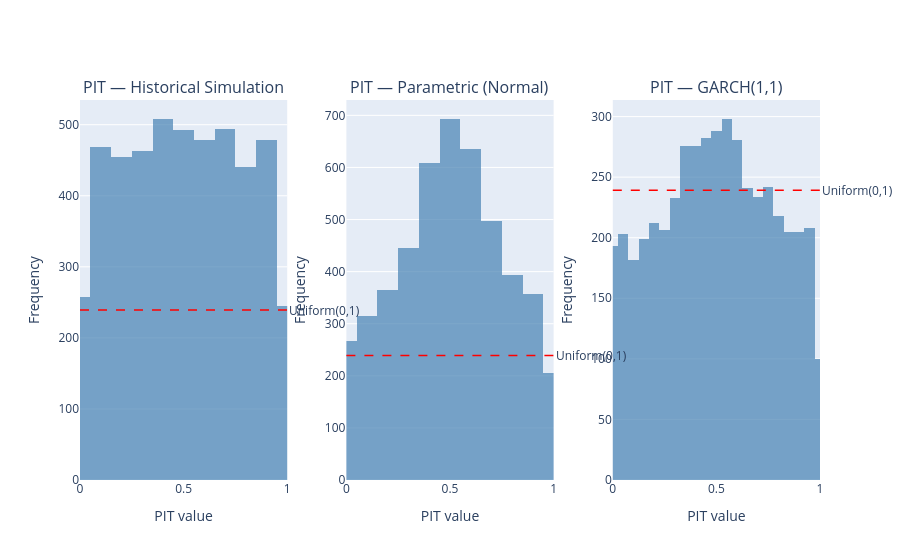

Here is the notebook cell this chart was saved with:
### Markdown cell above
### PIT Histogram

We plot the empirical distribution of PIT values as a histogram and compare it to the theoretical Uniform(0,1) density. Deviations from a flat histogram indicate model misspecification:

- **Excess mass near 0**: model underestimates left tail risk (too many large losses assigned low probability)
- **Excess mass near 1**: model overestimates left tail risk
- **U-shape**: model underestimates volatility (fat tails)
- **Hump in centre**: model overestimates volatility

### Code cell
n_bins = 20
bin_width = 1 / n_bins
uniform_height = len(pit_hs) * bin_width

fig = make_subplots(
    rows=1, cols=3,
    subplot_titles=[
        'PIT — Historical Simulation',
        'PIT — Parametric (Normal)',
        'PIT — GARCH(1,1)',
    ],
    horizontal_spacing=0.08,
)

for col_idx, (pit, label) in enumerate(
    [(pit_hs, 'HS'),
     (pit_param, 'Parametric'),
     (pit_garch, 'GARCH')],
    start=1
):
    fig.add_trace(
        go.Histogram(
            x = pit,
            nbinsx = n_bins,
            name = label,
            marker = dict(color='steelblue', opacity=0.7),
            showlegend= False,
        ),
        row=1, col=col_idx,
    )
    fig.add_hline(
        y = uniform_height,
        line_dash = 'dash',
        line_color = 'red',
        line_width = 1.5,
        annotation_text = 'Uniform(0,1)',
        annotation_position= 'right',
        row=1, col=col_idx,
    )

fig.update_xaxes(title_text='PIT value', range=[0, 1])
fig.update_yaxes(title_text='Frequency')

### Figure 1 — Plotly figure (JSON) as saved in the notebook; plotly's stock layout.template omitted (floating-point values rounded to 4 significant figures; data arrays with more than 128 entries replaced by an {"elided": "..."} marker saying what was removed)
{"data": [{"marker": {"color": "steelblue", "opacity": 0.7}, "name": "HS", "nbinsx": 20, "showlegend": false, "type": "histogram", "x": {"elided": "4782 float values"}, "xaxis": "x", "yaxis": "y"}, {"marker": {"color": "steelblue", "opacity": 0.7}, "name": "Parametric", "nbinsx": 20, "showlegend": false, "type": "histogram", "x": {"elided": "4782 float values"}, "xaxis": "x2", "yaxis": "y2"}, {"marker": {"color": "steelblue", "opacity": 0.7}, "name": "GARCH", "nbinsx": 20, "showlegend": false, "type": "histogram", "x": {"elided": "4782 float values"}, "xaxis": "x3", "yaxis": "y3"}], "layout": {"annotations": [{"font": {"size": 16}, "showarrow": false, "text": "PIT — Historical Simulation", "x": 0.14, "xanchor": "center", "xref": "paper", "y": 1, "yanchor": "bottom", "yref": "paper"}, {"font": {"size": 16}, "showarrow": false, "text": "PIT — Parametric (Normal)", "x": 0.5, "xanchor": "center", "xref": "paper", "y": 1, "yanchor": "bottom", "yref": "paper"}, {"font": {"size": 16}, "showarrow": false, "text": "PIT — GARCH(1,1)", "x": 0.86, "xanchor": "center", "xref": "paper", "y": 1, "yanchor": "bottom", "yref": "paper"}, {"showarrow": false, "text": "Uniform(0,1)", "x": 1, "xanchor": "left", "xref": "x domain", "y": 239.1, "yanchor": "middle", "yref": "y"}, {"showarrow": false, "text": "Uniform(0,1)", "x": 1, "xanchor": "left", "xref": "x2 domain", "y": 239.1, "yanchor": "middle", "yref": "y2"}, {"showarrow": false, "text": "Uniform(0,1)", "x": 1, "xanchor": "left", "xref": "x3 domain", "y": 239.1, "yanchor": "middle", "yref": "y3"}], "shapes": [{"line": {"color": "red", "dash": "dash", "width": 1.5}, "type": "line", "x0": 0, "x1": 1, "xref": "x domain", "y0": 239.1, "y1": 239.1, "yref": "y"}, {"line": {"color": "red", "dash": "dash", "width": 1.5}, "type": "line", "x0": 0, "x1": 1, "xref": "x2 domain", "y0": 239.1, "y1": 239.1, "yref": "y2"}, {"line": {"color": "red", "dash": "dash", "width": 1.5}, "type": "line", "x0": 0, "x1": 1, "xref": "x3 domain", "y0": 239.1, "y1": 239.1, "yref": "y3"}], "xaxis": {"anchor": "y", "domain": [0, 0.28], "range": [0, 1], "title": {"text": "PIT value"}}, "xaxis2": {"anchor": "y2", "domain": [0.36, 0.64], "range": [0, 1], "title": {"text": "PIT value"}}, "xaxis3": {"anchor": "y3", "domain": [0.72, 1], "range": [0, 1], "title": {"text": "PIT value"}}, "yaxis": {"anchor": "x", "domain": [0, 1], "title": {"text": "Frequency"}}, "yaxis2": {"anchor": "x2", "domain": [0, 1], "title": {"text": "Frequency"}}, "yaxis3": {"anchor": "x3", "domain": [0, 1], "title": {"text": "Frequency"}}}}
